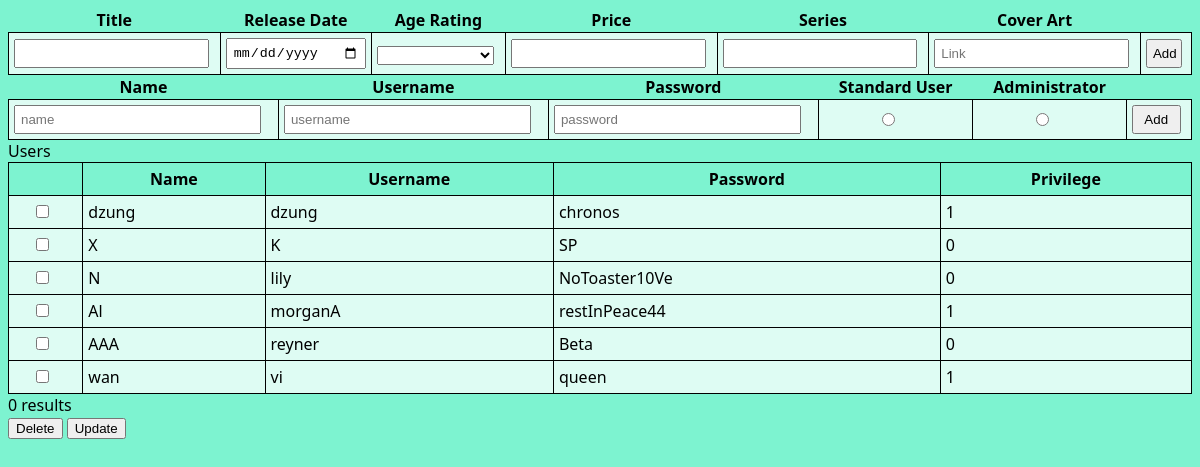
The app's page /admin.php with its own data.
### tables this page shows
CREATE TABLE user (
name VARCHAR(20) NOT NULL,
username VARCHAR(20),
password VARCHAR(30) NOT NULL,
privilege INT default 0,
PRIMARY KEY (username)
);

### www/admin.php (the view, shortened to what this page needs)
<!DOCTYPE HTML>
<html>
<head>
<link href="index.css" rel="stylesheet"  type="text/css">
</head>
<body>
<table id="addVideoGameTable" class="fit-width padding-table">
<form id="insertVideoGameRow" action="videogame.php" method="post">
        <tr>
 <th> Title </th>
 <th> Release Date </th>
 <th> Age Rating </th>
 <th> Price </th>
 <th> Series </th>
 <th> Cover Art </th>
 <th></th>
 </tr>
 <td>   <input type="text" name="title"/> </td>
 <td> <input type="date" name="date"> </td>
 <td> <select id="gameAgeRating" name="rating">
			<option value="NULL"> </option>
            <option value="Everyone"> Everyone </option>
</select> </td>
<td> <input type="number" name="price" step="0.01"> </td>
<td> <input type="text" name="series"/> </td>
<td> <input type="text" name="linkToCoverArt" placeholder="Link"/></td>
<td> <input type="submit" value ="Add" name="addVideoGameButton"/> </td>
</form>
</table>
<table class="fit-width padding-table">
<tr>
<th> Name </th>
 <th> Username </th>
 <th> Password </th>
 <th> Standard User </th>
  <th> Administrator </th>
 </tr>
<form id ="insertUserRow" action="adminFunction.php" method="post">
<td> <input type="text" name="name" placeholder="name"/> </td>
<td> <input type="text" name="username" placeholder="username"/> </td>
<td> <input type="password" name="password" placeholder="password"/> </td>
<td> <input type="radio" id="standardPrivilegeBox" name="adminCheck" value="0"/> </td>
<td> <input type="radio" id="adminPrivilegeBox" name="adminCheck" value="1"/> </td>
<td> <input type="submit" value ="Add" name="adminRegisterButton"/> </td>
</form>
</table>
<table class="fit-width" id='userTable'>
<?php
 $conn = db_connect();
$sql = "SELECT * FROM user";
$result = mysqli_query($conn,$sql);
if($result -> num_rows > 0)
{
 echo "Users <br>";
 echo "
 <tr>
 <th></th>
 <th> Name </th>
 <th> Username </th>
 <th> Password </th>
 <th> Privilege </th>
 </tr>";
while ($row = $result -> fetch_assoc())
{
     $userName = $row["username"];
    echo "<tr>";
     echo "<td> <input class='checkBox' type= 'checkbox' name='check[]' value='" . $userName . "'> </td>";
     echo "<td>". $row["name"] ."</td>";
     echo "<td>". $userName ."</td>";
     echo "<td>". $row["password"] ."</td>";
     echo "<td>". $row["privilege"] ."</td>";
     echo "</tr>";
}
}
?> </table>
<form action="videogame.php" method="post">
<input type='submit' value='Delete' name='deleteVideoGameButton' id='deleteButton'/>
<input type='submit' value='Update' name='updateVideoGameButton' id='deleteButton'/>
</form>
<br>
</body>
</html>

### www/index.css (style rules this page uses)
body { background-color: rgb(125, 243, 208); font-family: 'Segoe UI', Tahoma, Geneva, Verdana, sans-serif; }
.fit-width { width:100%; border: 0; border-collapse:collapse; }
.fit-width input { display: inline-block; margin-left: 5px; width:90%; margin-left: auto; margin-right: auto; }
#gameAgeRating { width:95%; }
.padding-table { padding: 5px; }
.padding-table input { padding: 5px; }
.modifyTable input,select { display: table-cell; }
#userTable { border-collapse:collapse; }
#videoGameTable th,td { padding: 5px; border: 1px solid lightgray; border-color:black; background-color: rgba(255, 255, 255, 0.75); }
#userTable th,td { padding: 5px; border: 1px solid lightgray; border-color:black; }

### records on screen
user: name "dzung", username "dzung", password "chronos", privilege "1"
user: name "X", username "K", password "SP", privilege "0"
user: name "N", username "lily", password "NoToaster10Ve", privilege "0"
user: name "Al", username "morganA", password "restInPeace44", privilege "1"
user: name "AAA", username "reyner", password "Beta", privilege "0"
user: name "wan", username "vi", password "queen", privilege "1"
